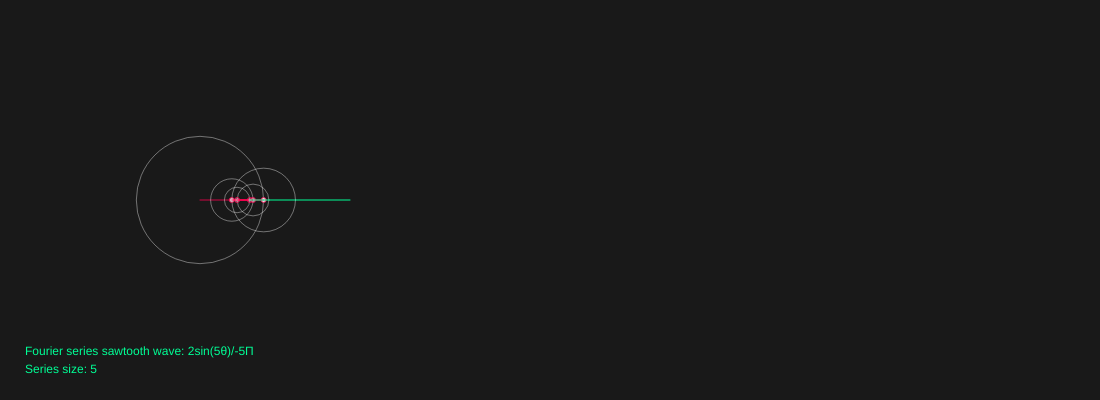
Frame 1 (no input)
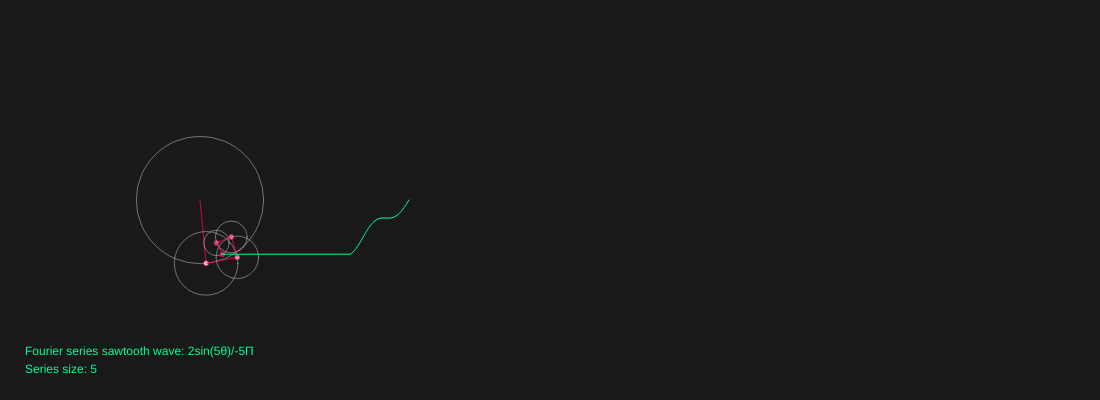
Frame 60 (no input)
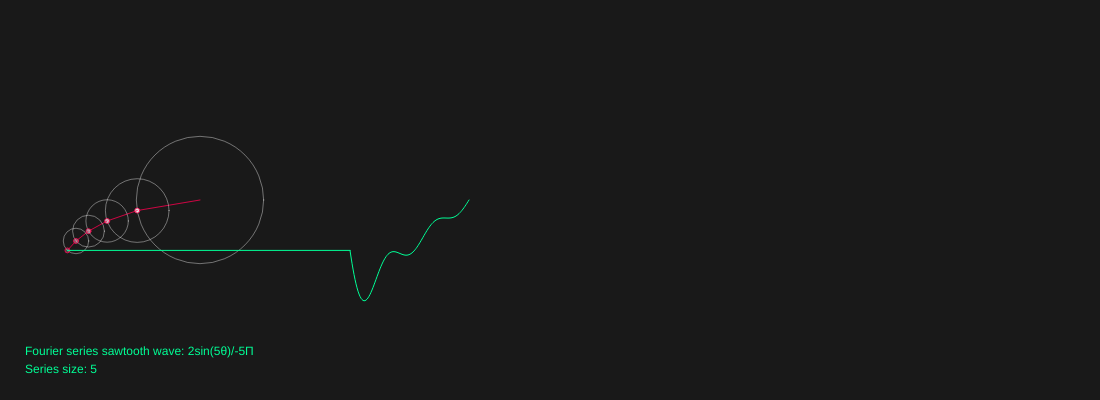
Frame 120 (the mouse pressed at the canvas centre since frame 60)

The p5.js sketch that drew these frames (run headless with seeded random() and noise() and a simulated clock; from frame 60 on, the mouse is pressed at the canvas centre):

// p5.js sketch
// ── sketch.js
// Carla de Beer
// December 2018
// Visualisation of an approximation of a sawtooth wave by taking the first n terms of its Fourier series.
// Based on Daniel Shiffman's Coding Train video example:
// https://www.youtube.com/watch?v=Mm2eYfj0SgA and on
// https://en.wikipedia.org/wiki/Fourier_series

/// <reference path="./codeSense/p5.global-mode.d.ts" />

const multiplier = 2;
const wave = [];
let time = 0.0;
let shiftX, shiftY;
let slider;
let waveColour, lineColour;

function setup() /* eslint-disable-line */ {
  createCanvas(innerWidth - 100, 400);
  shiftX = height * 0.5;
  shiftY = height * 0.5;
  // Create slider
  const group = createDiv("");
  group.position(50, height + 75);
  slider = createSlider(1, 50, 5);
  slider.parent(group);
  waveColour = color(0, 255, 150);
  lineColour = color(255, 0, 80, 200);
}

function draw() /* eslint-disable-line */ {
  background(25);
  noStroke();
  translate(shiftX, shiftY);

  let x = 0;
  let y = 0;
  let screenText = "";

  for (let i = 1, l = slider.value() + 1; i < l; ++i) {
    const prevX = x;
    const prevY = y;
    let n = i;
    let minus = "";

    n % 2 === 0 ? (n *= -1) : (minus = "-");

    if (n === 1) {
      screenText = `Fourier series sawtooth wave: ${multiplier}sin(\u03B8)/${minus}\u03A0`;
    } else {
      screenText = `Fourier series sawtooth wave: ${multiplier}sin(${slider.value()}\u03B8)/${minus}${slider.value()}\u03A0`;
    }

    const radius = 100 * (multiplier / (n * PI));
    x += radius * cos(i * time);
    y += radius * sin(i * time);

    // Draw circle and line
    stroke(255, 100);
    noFill();
    ellipse(prevX, prevY, radius * 2);

    fill(255, 255 - i * 40);
    stroke(lineColour);
    line(prevX, prevY, x, y);
    ellipse(x, y, 5);
  }

  wave.unshift(y);

  noStroke();
  fill(waveColour);
  text(screenText, -shiftX + 25, -shiftY + height - 45);
  text(`Series size: ${slider.value()}`, -shiftX + 25, -shiftY + height - 27);

  noFill();
  stroke(waveColour);
  translate(150, 0);
  line(x - 150, y, 0, wave[0]);

  beginShape();
  for (let i = 0, l = wave.length; i < l; ++i) {
    vertex(i, wave[i]);
  }
  endShape();

  if (wave.length > 1000) {
    wave.pop();
  }

  time += 0.025;
}
